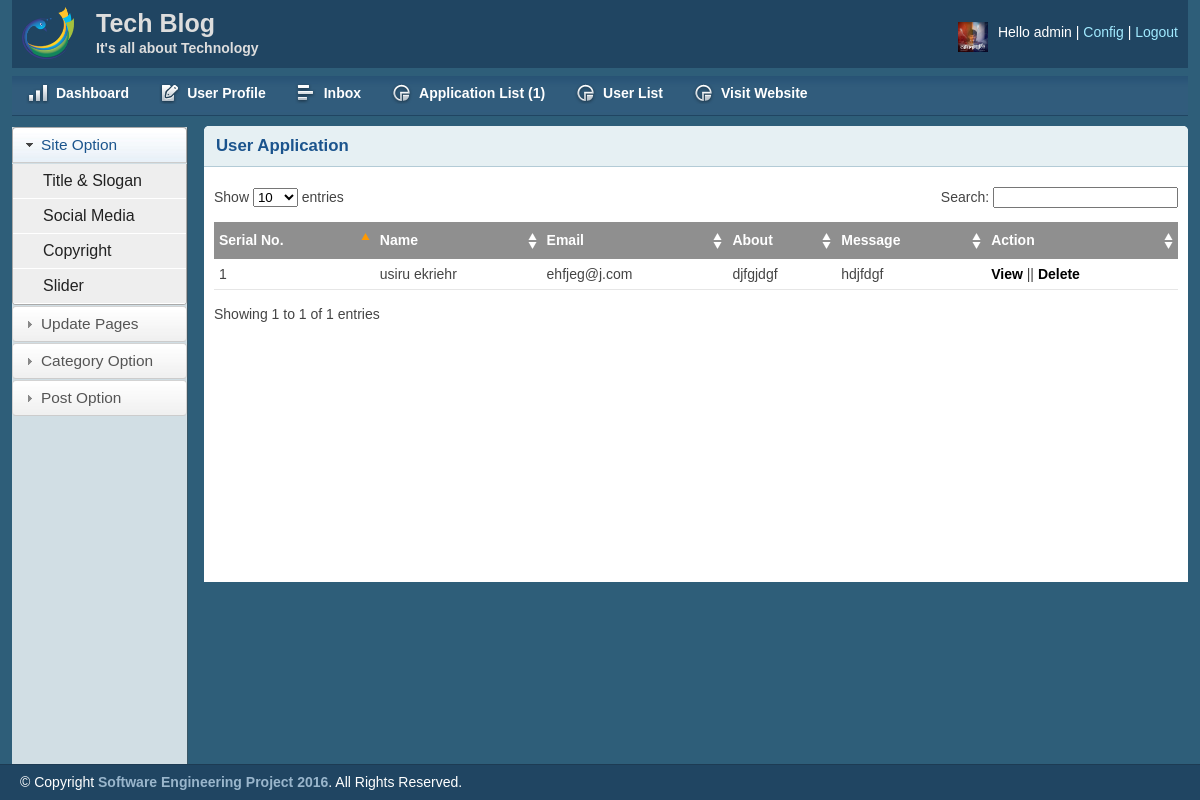
The app's page /admin/application_list.php (signed in) with its own data.
### tables this page shows
CREATE TABLE IF NOT EXISTS `tbl_application` (
  `id` int(11) NOT NULL AUTO_INCREMENT,
  `fname` varchar(255) NOT NULL,
  `lname` varchar(255) NOT NULL,
  `email` varchar(255) NOT NULL,
  `about` text NOT NULL,
  `msg` text NOT NULL,
  `app_image` varchar(255) NOT NULL,
  PRIMARY KEY (`id`)
);

### lib/Database.php (called while the page is built, shortened)
<?php
Class Database{
	public $host   = DB_HOST;
	public $user   = DB_USER;
	public $pass   = DB_PASS;
	public $dbname = DB_NAME;
	public $link;
	private function connectDB(){
	$this->link = new mysqli($this->host, $this->user, $this->pass, $this->dbname);
 }
	public function select($query){
		$result = $this->link->query($query) or die($this->link->error.__LINE__);
		if($result->num_rows > 0){
			return $result;
		} else {
			return false;
		}
	}
}

### lib/Session.php (called while the page is built, shortened)
<?php
class Session
{
	public static function get($key){
		if (isset($_SESSION[$key])) {
			return $_SESSION[$key];
		}else{
			return false;
		}
	}
}
?>

### admin/application_list.php (the view, shortened to what this page needs)
<?php include 'inc\header.php';?>
        <div class="grid_10">
            <div class="box round first grid">
                <h2>User Application</h2>
                <div class="block">
                    <table class="data display datatable" id="example">
					<thead>
						<tr>
							<th>Serial No.</th>
							<th>Name</th>
							<th>Email</th>
							<th>About</th>
							<th>Message</th>
							<th>Action</th>
						</tr>
					</thead>
					<tbody>
					<?php
						$query="SELECT * FROM tbl_application order by id desc";
						$application=$db->select($query);
						if ($application) {
							$i=1;
							while ($result=$application->fetch_assoc()) {
					?>
						<tr class="odd gradeX">
							<td><?php echo $i;?></td>
							<td><?php echo $result['fname']." ".$result['lname'];?></td>
							<td><?php echo $result['email'];?></td>
							<td><?php echo $result['about'];?></td>
							<td><?php echo $result['msg'];?></td>
							<td><a href="view_app.php?id=<?php echo $result['id'];?>">View</a> || <a onclick="return confirm('Are you Sure to Delete!');" href="?delid=<?php echo $result['id'];?>">Delete</a></td>
						</tr>
						<?php $i++;}}?>
					</tbody>
				</table>
               </div>
            </div>
        </div>
<?php include 'inc\footer.php';?>

### admin/inc/header.php (shortened to what this page needs)
<?php
 include '../lib/Session.php';
 ?>
<?php include '../lib/Database.php';?>
<?php
    $db=new Database();
$admin_name=Session::get("username");
?>
<?php
    if (Session::get("admin_id")!=null) {
            $id=Session::get("admin_id");
    }
    ?>
<!DOCTYPE html>
<html>
<head>
    <link rel="stylesheet" type="text/css" href="css/reset.css" media="screen" />
    <link rel="stylesheet" type="text/css" href="css/text.css" media="screen" />
    <link rel="stylesheet" type="text/css" href="css/grid.css" media="screen" />
    <link rel="stylesheet" type="text/css" href="css/layout.css" media="screen" />
    <link rel="stylesheet" type="text/css" href="css/nav.css" media="screen" />
    <link href="css/fancy-button/fancy-button.css" rel="stylesheet" type="text/css" />
    <link href="css/themes/base/jquery.ui.all.css" rel="stylesheet" type="text/css" />
</head>
<body>
    <div class="container_12">
        <div class="grid_12 header-repeat">
            <div id="branding">
                 <div class="floatleft logo">
                    <img src="img/logo.png" alt="Logo" />
				</div>
				<div class="floatleft middle">
					<h1>Tech Blog</h1>
					<p>It's all about Technology </p>
				</div>
                <div class="floatright">
                    <div class="floatleft">
                     <?php
                    $query="SELECT admin_image
                     FROM tbl_admins
                     WHERE admin_id=$id";
                        $post=$db->select($query);
                        if ($post) {
                            while ($result=$post->fetch_assoc()){
                ?>
                        <img src="<?php
                                if (empty($result['admin_image'])) {
                                   echo "upload/profile/post1.jpg";
                                }
                                else{
                                    echo $result['admin_image'];
                                }
                                ?>" alt="Profile Pic" style="height: 30px;" /></div>
                    <?php }}
                    ?>
                    <div class="floatleft marginleft10">
                        <ul class="inline-ul floatleft">
                            <li>Hello <?php echo $admin_name;?></li>
                            <li><a href="editprofile.php">Config</a></li>
                            <li><a href="?action=logout">Logout</a></li>
                        </ul>
                    </div>
                </div>
            </div>
        </div>
        <div class="grid_12">
            <ul class="nav main">
                <li class="ic-dashboard"><a href="index.php"><span>Dashboard</span></a> </li>
                <li class="ic-form-style"><a href="editprofile.php"><span>User Profile</span></a></li>
				<li class="ic-grid-tables"><a href="inbox.php"><span>Inbox
                </span></a></li>
                <?php
                    if (Session::get("role")==1) {
                ?>
                <li class="ic-charts"><a href="application_list.php"><span>Application List
                    <?php
                        $query="SELECT * FROM tbl_application";
                        $contact=$db->select($query);
                        if ($contact) {
                            $count=mysqli_num_rows($contact);
                            echo "(".$count.")";
                        }
                            ?>
                </span></a></li>
                <li class="ic-charts"><a href="userlist.php"><span>User List</span></a></li>
                <?php }?>
                <li class="ic-charts"><a target = '_blank' href="../index.php"><span>Visit Website</span></a></li>
            </ul>
        </div>
        <div class="grid_2">
            <div class="box sidemenu">
                <div class="block" id="section-menu">
                     <ul class="section menu">
                       <li><a class="menuitem">Site Option</a>
                            <ul class="submenu">
                                <li><a href="titleslogan.php">Title & Slogan</a></li>
                                <li><a href="social.php">Social Media</a></li>
                                <li><a href="copyright.php">Copyright</a></li>
                                <li><a href="slider.php">Slider</a></li>
                            </ul>
                        </li>
                         <li><a class="menuitem">Update Pages</a>
                        </li>
						<li><a class="menuitem">Category Option</a>
                        </li>
                        <li><a class="menuitem">Post Option</a>
                        </li>
                    </ul>
                </div>
            </div>
        </div>

### admin/css/layout.css (style rules this page uses)
body { background: #fff none repeat scroll 0 0; color: #444; font-size: 14px; padding: 0; }
.floatleft { float:left; }
.logo img { margin-top: -15px; width: 52px; }
.middle { margin-left: 22px; margin-top: -14px; }
.middle h1 { color:#ddd;margin:0 }
.middle p { color: #ddd; margin: 0; font-weight: bold; }
.floatright { float:right; }
.inline-ul li { display:inline; color:#fff; }
.marginleft10 { margin-left:10px; }
a { color: #000; font-weight:bold; text-decoration: none; }
.container_12, .container_16 { background:#2E5E79; }
h1, h2, h3, h4, h5, h6 { line-height:1.2em; margin-bottom:.3em; }
h2 { margin-top:1em; }
#branding { font-weight: normal; margin-bottom: 0; padding: 22px 10px 3px; text-align: left; }
.header-repeat { background:url(../img/header-repeat.jpg) repeat-x; }
#branding a { color:#A1EAFF; font-weight:normal; }
#branding a:before { content:" | "; color:#fff; }
#branding ul, #branding ul li { margin:0px; padding:0px; }
#branding li { padding:0px 0px 0px 0px !important; }
.box { background:#fff; margin-bottom:20px; padding:10px 10px 10px 10px; margin-left:-8px; }
.box.grid { padding-bottom:40px; }
.box.round { -moz-border-radius: 5px 5px 0px 0px; -webkit-border-radius: 5px 5px 0px 0px; border-radius: 5px 5px 0px 0px; }
.box h2 { font-size:1.2em; font-weight:bold; color:#1B548D; background:#E6F0F3; margin:-10px -10px 0 -10px; padding:10px 12px; border-bottom:1px solid #B3CBD6; -moz-border-radius: 5px 5px 0px 0px; -webkit-border-radius: 5px 5px 0px 0px; border-radius: 5px 5px 0px 0px; }
.box.first { min-height: 406px; }
.block { padding-top:20px; }
.box.sidemenu { background-color:#D1DEE4; border-right:1px solid #3A5665; padding:0px; margin:0px; cursor:pointer; }
.box.sidemenu .block { padding-top:0px; margin-top:0px; }
p { margin-bottom:1em; }
ul, ol { padding-top:0; }
ul.menu { list-style:none; border-top:1px solid #bbb; }
ul.menu li { margin:0; }
ul.menu li a { display:block; padding:4px 10px; border-bottom:1px solid #ccc; }
ul.menu ul { list-style:none; margin:0; }
ul.menu ul li a { padding-left:30px; }
ul.section { border-top:0; margin-bottom:0; }
ul.section li a { background:url(../img/sidemenu-repeat.jpg) repeat-x; line-height:26px; padding-left:28px; }
ul.section li li a { background:#ddd; border-bottom:1px solid #eee; }
ul.section ul li { text-transform:none; }
ul.section ul.current li a { background: #eee none repeat scroll 0 0; border-bottom: 1px solid #fff; font-size: 16px; font-weight: normal; }
ul.section li a.current { color:#1B548D; background:url(../img/sidemenu-repeat-hover.jpg) repeat-x; }
.block { padding-bottom:1px; }
table.display { margin: 0 auto; clear: both; width: 100%; }
.sorting_asc { background: #8f8f8f url(../img/table/sort_asc.png) no-repeat center right; padding:8px 5px; text-align:left; color:#fff; }
.sorting { background:#8f8f8f url(../img/table/sort_both.png) no-repeat center right; padding:8px 5px; text-align:left; color:#fff; }
tr.odd { height: 30px; line-height: 30px; border-bottom:1px solid #e6e6e6; }
tr.odd td, tr.even td { padding-left:5px; }

### records on screen
tbl_application: fname "usiru", lname "ekriehr", email "ehfjeg@j.com", about "djfgjdgf", msg "hdjfdgf"

### other values on screen
$admin_name "admin"
$count "1"
